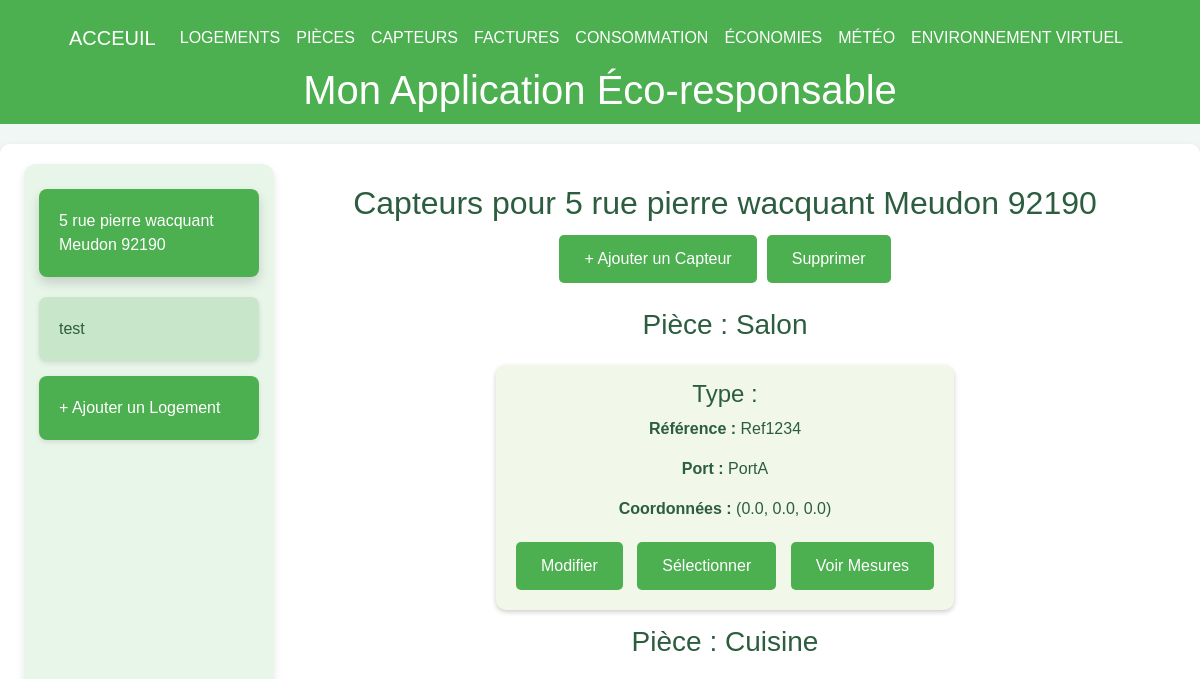
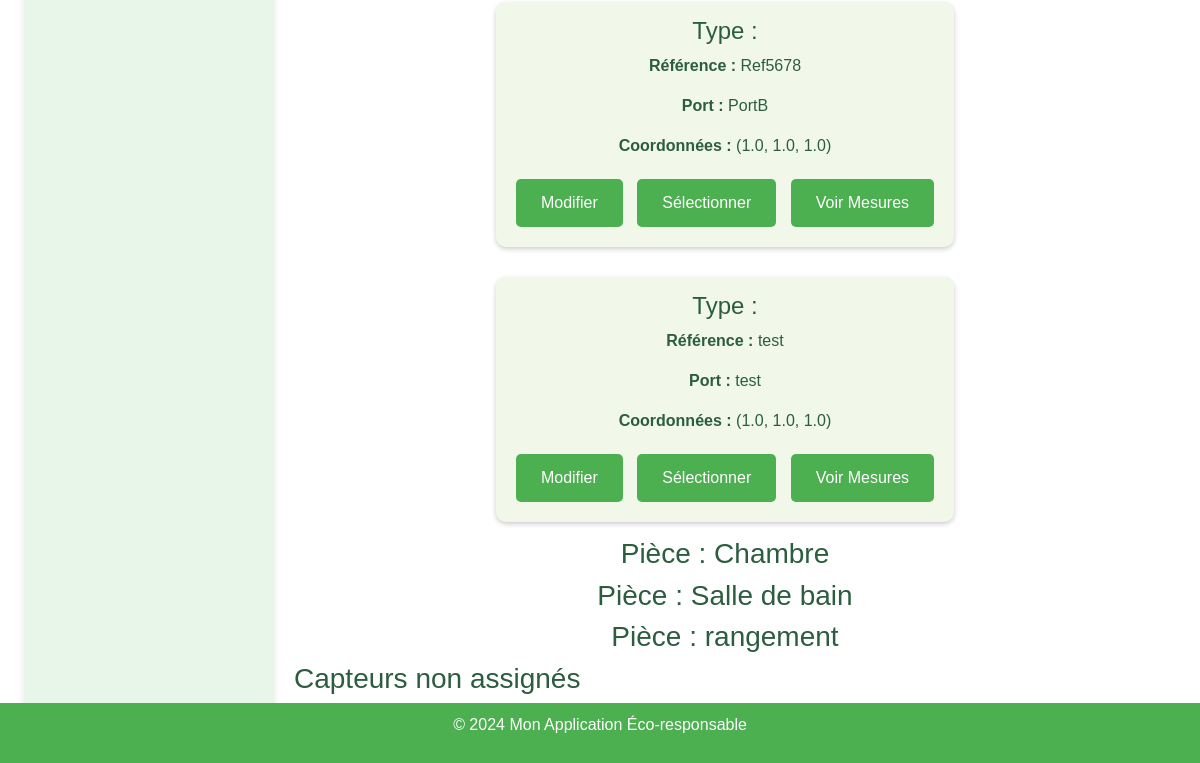
/sensors/1, run on an earlier commit of the app's database (2 pictures, top to bottom).
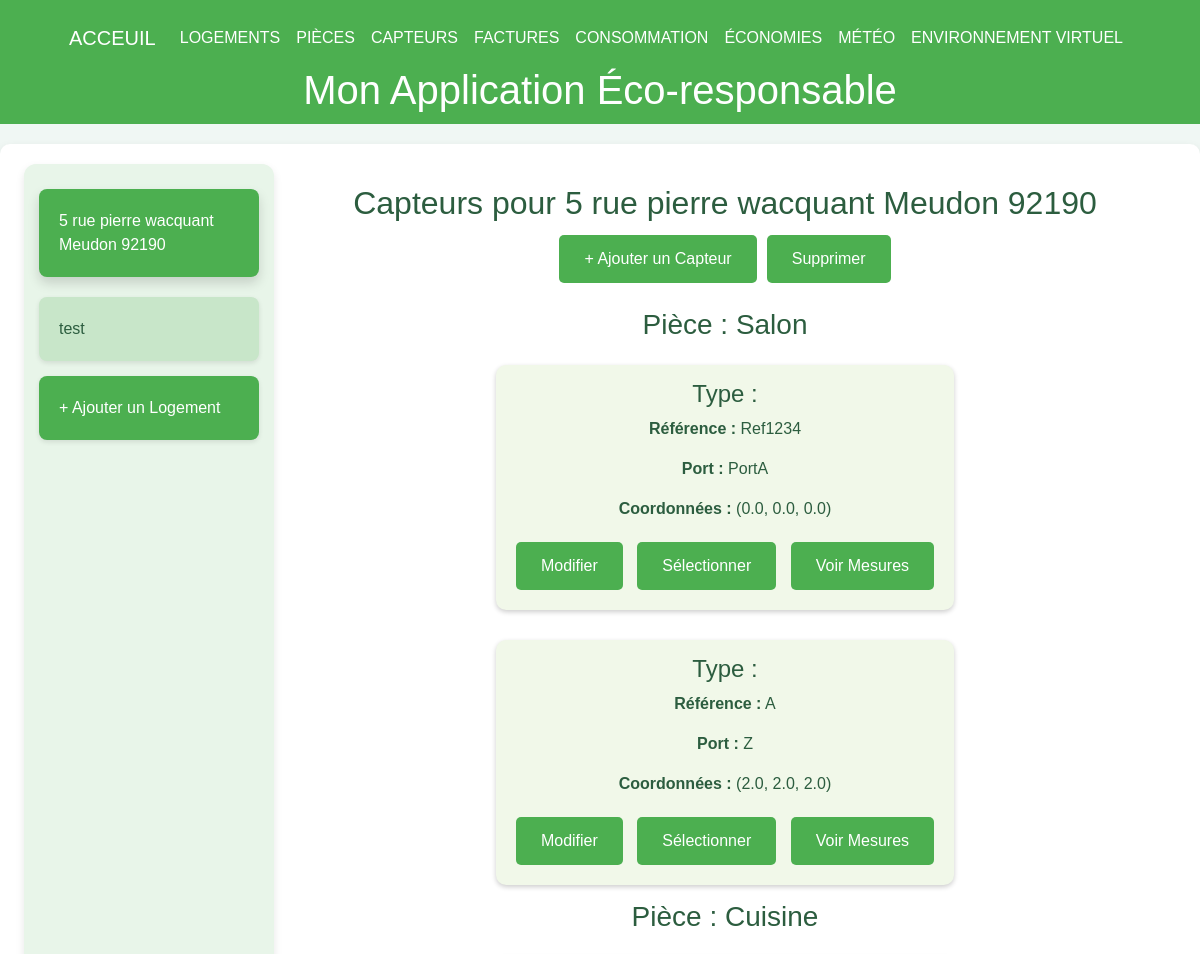
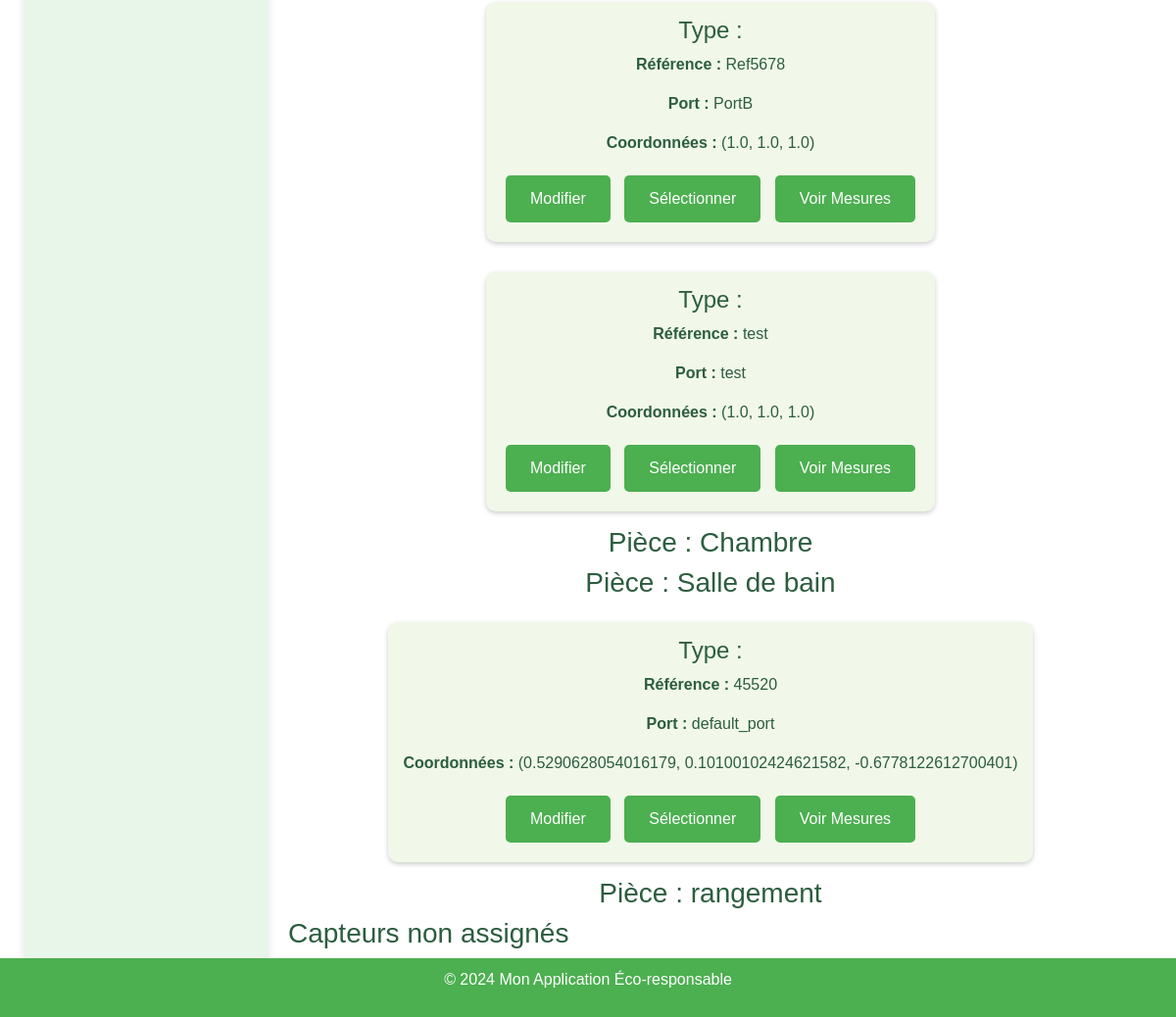
And on a later commit of the database (2 pictures, top to bottom).
### tables this page shows
CREATE TABLE Housing (
housing_id INTEGER PRIMARY KEY, -- Identifiant unique pour chaque logement
address VARCHAR(255), -- Adresse du logement
phone_number VARCHAR(20), -- NumÃ©ro de contact pour le logement
ip_address VARCHAR(15), -- Adresse IP associÃ©e au logement
insert_date TIMESTAMP DEFAULT CURRENT_TIMESTAMP -- Horodatage de l'ajout de l'enregistrement
);

CREATE TABLE Room (
    room_id INTEGER PRIMARY KEY, 
    housing_id INTEGER,
    name VARCHAR(100),
    x FLOAT,
    y FLOAT,
    z FLOAT,
    gltf_model VARCHAR(100) DEFAULT NULL,  -- Fix here: Comma instead of semicolon
    FOREIGN KEY (housing_id) REFERENCES Housing(housing_id)
);

CREATE TABLE Sensor (
    sensor_id INTEGER PRIMARY KEY, -- Identifiant unique pour chaque capteur ou actionneur
    room_id INTEGER, -- RÃ©fÃ©rence Ã  la piÃ¨ce oÃ¹ le capteur est installÃ©
    type_id INTEGER, -- RÃ©fÃ©rence au type de capteur/actionneur
    commercial_reference VARCHAR(50), -- RÃ©fÃ©rence commerciale du capteur/actionneur
    communication_port VARCHAR(50), -- Port utilisÃ© pour la communication avec le capteur/actionneur
    x_coordinate FLOAT, -- CoordonnÃ©e X du capteur
    y_coordinate FLOAT, -- CoordonnÃ©e Y du capteur
    z_coordinate FLOAT, -- CoordonnÃ©e Z du capteur
    insert_date TIMESTAMP DEFAULT CURRENT_TIMESTAMP, -- Horodatage de l'ajout de l'enregistrement du capteur
    FOREIGN KEY (room_id) REFERENCES Room(room_id), -- Lien entre le capteur et une piÃ¨ce spÃ©cifique
    FOREIGN KEY (type_id) REFERENCES SensorType(type_id) -- Lien entre le capteur et un type spÃ©cifique
);

### main.py (the view)
@app.get("/sensors/{housing_id}", response_class=HTMLResponse)
def get_sensors_by_housing(request: Request, housing_id: int):
    conn = get_db_connection()
    logements = conn.execute("SELECT housing_id, address FROM Housing").fetchall()
    sensors_by_room = conn.execute(
        """
        SELECT r.name AS room_name, s.sensor_id, s.type_id, s.commercial_reference, s.communication_port,
               s.x_coordinate, s.y_coordinate, s.z_coordinate, r.room_id
        FROM Sensor s
        JOIN Room r ON s.room_id = r.room_id
        WHERE r.housing_id = ?
        ORDER BY r.room_id
        """, (housing_id,)
    ).fetchall()
    rooms = conn.execute("SELECT room_id, name FROM Room WHERE housing_id = ?", (housing_id,)).fetchall()
    conn.close()
    sensors_by_room = [dict(sensor) for sensor in sensors_by_room]
    selected_logement_address = next(
        (logement["address"] for logement in logements if logement["housing_id"] == housing_id), None
    )
    return templates.TemplateResponse(
        "configuration.html",
        {
            "request": request,
            "logements": logements,
            "sensors_by_room": sensors_by_room,
            "rooms": rooms,
            "selected_id": housing_id,
            "selected_logement_address": selected_logement_address,
        },
    )

### templates/configuration.html (shortened to what this page needs)
{% extends "layout.html" %}
{% block content %}
<div class="container-fluid">
      <div class="menu">
            {% for logement in logements %}
            <div class="menu-item {% if selected_id == logement.housing_id %}active{% endif %}"
                  onclick="location.href='/sensors/{{ logement.housing_id }}'">
                  {{ logement.address }}
            </div>
            {% endfor %}
            <div class="menu-item" style="background-color: #4caf50; color: white;"
                  onclick="location.href='https://localhost:8000/logements'">
                  + Ajouter un Logement
            </div>
      </div>
      <div class="content">
            <h2 class="text-center">Capteurs pour {{ selected_logement_address or 'Logement par Défaut' }}</h2>
            <div class="actions">
                  <button class="btn" onclick="openAddModal()">+ Ajouter un Capteur</button>
                  <button class="btn" onclick="deleteSelected()">Supprimer</button>
            </div>
            {% if sensors_by_room %}
            {% for room in rooms %}
            <div class="room-section">
                  <h3 class="text-center">Pièce : {{ room.name }}</h3>
                  <div class="d-flex flex-wrap justify-content-center">
                        {% for sensor in sensors_by_room if sensor.room_id == room.room_id %}
                        <div class="tile" id="tile-{{ sensor.sensor_id }}">
                              <h4>Type : {{ sensor.type }}</h4>
                              <p><strong>Référence :</strong> {{ sensor.commercial_reference }}</p>
                              <p><strong>Port :</strong> {{ sensor.communication_port }}</p>
                              <p><strong>Coordonnées :</strong> ({{ sensor.x_coordinate }}, {{ sensor.y_coordinate }},
                                    {{ sensor.z_coordinate }})</p>
                              <button class="btn"
                                    onclick="openEditModal('{{ sensor.sensor_id }}', '{{ sensor.room_id }}', '{{ sensor.type_id }}', '{{ sensor.commercial_reference }}', '{{ sensor.communication_port }}', '{{ sensor.x_coordinate }}', '{{ sensor.y_coordinate }}', '{{ sensor.z_coordinate }}')">
                                    Modifier
                              </button>
                              <button class="btn"
                                    onclick="toggleSelection('{{ sensor.sensor_id }}')">Sélectionner</button>
                              <a href="/measurements/{{ sensor.sensor_id }}" class="btn" style="text-decoration: none;">
                                    Voir Mesures
                              </a>
                        </div>
                        {% endfor %}
                  </div>
            </div>
            {% endfor %}
            <div class="room-section">
                  <h3>Capteurs non assignés</h3>
            </div>
            {% else %}
            <p class="text-center">Aucun capteur trouvé pour ce logement.</p>
            {% endif %}
      </div>
</div>
{% endblock %}

### templates/layout.html (shortened to what this page needs)
<!DOCTYPE html>
<html lang="fr">
<head>
    <link href="https://cdn.jsdelivr.net/npm/bootstrap@5.3.0/dist/css/bootstrap.min.css" rel="stylesheet">
</head>
<body>
    <header>
        {% include 'menu.html' %}
        <h1>Mon Application Éco-responsable</h1>
    </header>
    <main class="container-fluid">
        {% block content %}{% endblock %}
    </main>
    <footer>
        <p>&copy; 2024 Mon Application Éco-responsable</p>
    </footer>
</body>
</html>

### templates/menu.html (shortened to what this page needs)
<nav class="navbar navbar-expand-lg navbar-light">
    <div class="container-fluid">
        <a class="navbar-brand text-white" href="/">Acceuil</a>
        <div class="collapse navbar-collapse" id="navbarNav">
            <ul class="navbar-nav">
                <li class="nav-item"><a class="nav-link text-white" href="/logements">Logements</a></li>
                <li class="nav-item"><a class="nav-link text-white" href="/rooms/1">Pièces</a></li>
                <li class="nav-item"><a class="nav-link text-white" href="/sensors/1">Capteurs</a></li>
                <li class="nav-item"><a class="nav-link text-white" href="/visualiser_factures">Factures</a></li>
                <li class="nav-item"><a class="nav-link text-white" href="/consommation_par_logement">Consommation</a></li>
                <li class="nav-item"><a class="nav-link text-white" href="/economies_realisees">Économies</a></li>
                <li class="nav-item"><a class="nav-link text-white" href="/meteo">Météo</a></li>
                <li class="nav-item"><a class="nav-link text-white" href="/vite_scene">Environnement Virtuel</a></li>
            </ul>
        </div>
    </div>
</nav>

### templates/layout.html (style rules this page uses)
body { font-family: Arial, sans-serif; margin: 0; padding: 0; background-color: #f0f7f4; color: #2c5d3f; }
header { background-color: #4caf50; color: white; display: flex; flex-direction: column; align-items: center; padding: 10px; position: relative; }
header h1 { text-align: center; margin: 0; }
main { margin: 20px auto; padding: 20px; max-width: 1200px; background-color: white; border-radius: 10px; box-shadow: 0 4px 10px rgba(0, 0, 0, 0.1); }
footer { background-color: #4caf50; color: white; text-align: center; padding: 10px 0; position: fixed; width: 100%; bottom: 0; }

### templates/configuration.html (style rules this page uses)
.container-fluid { display: flex; flex-direction: column; }
@media (min-width: 768px) { .container-fluid { flex-direction: row; } }
.menu { width: 100%; background-color: #e8f5e9; padding: 15px; border-radius: 12px; box-shadow: 0 4px 8px rgba(0, 0, 0, 0.1); }
@media (min-width: 768px) { .menu { width: 250px; border-bottom: none; border-radius: 12px; } }
.menu-item { background-color: #c8e6c9; padding: 20px; margin: 15px 0; text-align: left; border-radius: 8px; cursor: pointer; display: flex; align-items: center; gap: 15px; transition: transform 0.3s, box-shadow 0.3s; box-shadow: 0 2px 5px rgba(0, 0, 0, 0.1); }
.menu-item:hover, .menu-item.active { background-color: #4caf50; color: white; transform: translateY(-5px); box-shadow: 0 6px 12px rgba(0, 0, 0, 0.15); }
.content { flex: 1; padding: 20px; }
.actions { margin-bottom: 20px; display: flex; justify-content: center; flex-wrap: wrap; }
.btn { background-color: #4caf50; color: white; border: none; padding: 12px 25px; border-radius: 5px; cursor: pointer; transition: transform 0.2s; margin: 5px; }
.tile { display: inline-block; background-color: #f1f8e9; border-radius: 10px; padding: 15px; margin: 15px; box-shadow: 0 2px 5px rgba(0, 0, 0, 0.2); text-align: center; transition: transform 0.3s; }

### templates/menu.html (style rules this page uses)
.navbar { background-color: #4caf50 !important; }
.navbar-brand, .nav-link { color: white !important; position: relative; text-transform: uppercase; font-weight: 500; transition: color 0.3s ease; }
.nav-link::after { content: ''; position: absolute; left: 0; bottom: -3px; width: 0; height: 2px; background-color: #ffd700; transition: width 0.3s ease; }

What changed in the data, as far as the page shows it:
added Sensor: commercial_reference "A", communication_port "Z", x_coordinate "2.0", y_coordinate "2.0", z_coordinate "2.0", shown under Room "Salon"
added Sensor: commercial_reference "45520", communication_port "default_port", x_coordinate "0.5290628054016179", y_coordinate "0.10100102424621582", z_coordinate "-0.6778122612700401", shown under Room "Salle de bain"
